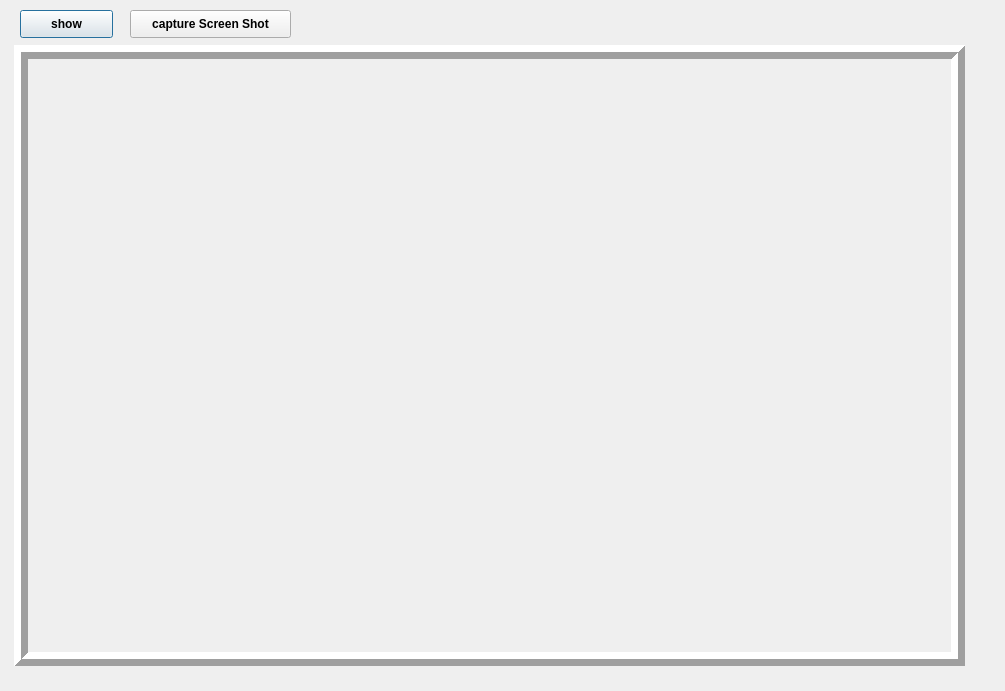
<?xml version="1.0" encoding="UTF-8"?>
<ui version="4.0">
 <class>Dialog</class>
 <widget class="QDialog" name="Dialog">
  <property name="geometry">
   <rect>
    <x>0</x>
    <y>0</y>
    <width>1005</width>
    <height>691</height>
   </rect>
  </property>
  <property name="font">
   <font>
    <weight>75</weight>
    <bold>true</bold>
   </font>
  </property>
  <property name="windowTitle">
   <string>Dialog</string>
  </property>
  <widget class="QLabel" name="imgLabel">
   <property name="geometry">
    <rect>
     <x>14</x>
     <y>45</y>
     <width>951</width>
     <height>621</height>
    </rect>
   </property>
   <property name="frameShape">
    <enum>QFrame::Box</enum>
   </property>
   <property name="frameShadow">
    <enum>QFrame::Raised</enum>
   </property>
   <property name="lineWidth">
    <number>7</number>
   </property>
   <property name="text">
    <string/>
   </property>
  </widget>
  <widget class="QPushButton" name="SHOW">
   <property name="geometry">
    <rect>
     <x>20</x>
     <y>10</y>
     <width>93</width>
     <height>28</height>
    </rect>
   </property>
   <property name="text">
    <string>show</string>
   </property>
  </widget>
  <widget class="QPushButton" name="CAPTURE">
   <property name="geometry">
    <rect>
     <x>130</x>
     <y>10</y>
     <width>161</width>
     <height>28</height>
    </rect>
   </property>
   <property name="text">
    <string>capture Screen Shot</string>
   </property>
  </widget>
 </widget>
 <resources/>
 <connections/>
</ui>
